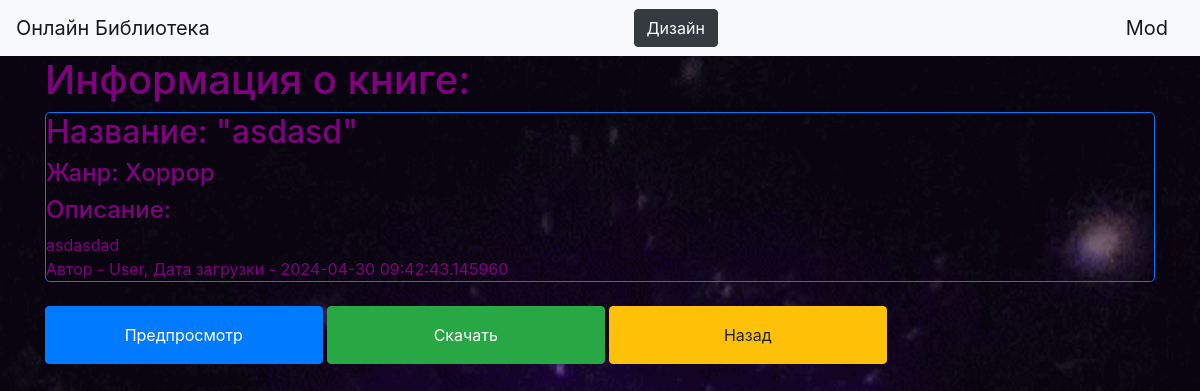
The page /description/4 (signed in) on the database its author committed.
### data/users.py (models this page shows, shortened)
class User(SqlAlchemyBase, UserMixin):
    __tablename__ = 'users'
    id = sqlalchemy.Column(sqlalchemy.Integer,
                           primary_key=True, autoincrement=True)
    name = sqlalchemy.Column(sqlalchemy.String, nullable=True)
    about = sqlalchemy.Column(sqlalchemy.String, nullable=True)
    email = sqlalchemy.Column(sqlalchemy.String,
                              index=True, unique=True, nullable=True)
    hashed_password = sqlalchemy.Column(sqlalchemy.String, nullable=True)
    created_date = sqlalchemy.Column(sqlalchemy.DateTime,
                                     default=datetime.datetime.now)
    moderator = sqlalchemy.Column(sqlalchemy.Boolean, nullable=False, default=False)
    verified = sqlalchemy.Column(sqlalchemy.Boolean, nullable=False, default=False)
    banned = sqlalchemy.Column(sqlalchemy.Boolean, nullable=False, default=False)
    ban_reason = sqlalchemy.Column(sqlalchemy.String, nullable=True, default=None)
    books = orm.relationship("Books", back_populates='user', lazy='subquery')

### data/books.py (models this page shows, shortened)
class Books(SqlAlchemyBase):
    __tablename__ = 'books'
    id = sqlalchemy.Column(sqlalchemy.Integer,
                           primary_key=True, autoincrement=True)
    name = sqlalchemy.Column(sqlalchemy.String, nullable=False)
    description = sqlalchemy.Column(sqlalchemy.String, nullable=True)
    main_genre = sqlalchemy.Column(sqlalchemy.String, nullable=False)
    created_date = sqlalchemy.Column(sqlalchemy.DateTime,
                                     default=datetime.datetime.now)
    under_moderation = sqlalchemy.Column(sqlalchemy.Boolean, default=True)
    user_id = sqlalchemy.Column(sqlalchemy.Integer, sqlalchemy.ForeignKey("users.id"))
    user = orm.relationship('User', lazy='subquery')

### main.py (the view)
@app.route("/description/<int:id>", methods=["GET"])  # Меню с полной информацией о книге
def desc(id):
    if maintenance:
        return render_template('maintenance.html', reason=reason)
    db_sess = db_session.create_session()
    try:
        check = db_sess.query(User).filter(User.id == current_user.id).first()
        if check.banned == True:
            db_sess.expunge_all()
            db_sess.close()
            return render_template("ban_page.html", reason=check.ban_reason)
    except AttributeError:
        pass
    book = db_sess.query(Books).filter(Books.id == id).first()
    if book:
        db_sess.expunge_all()
        db_sess.close()
        return render_template("desc.html", book=book)
    else:
        abort(404)

### data/db_session.py (called while the page is built)
def create_session() -> Session:
    global __factory
    return __factory()

### main.py (called while the page is built)
@login_manager.user_loader
def load_user(user_id):  # Подключение к базе данных
    db_sess = db_session.create_session()
    return db_sess.query(User).get(user_id)

### templates/desc.html (shortened to what this page needs)
{% extends "base.html" %}
{% block content %}
<link rel="stylesheet" type="text/css" href="static/css/text.css">
<h1>Информация о книге:</h1>
<div class="border rounded-lg border-primary">
    <h2>Название: "{{book.name}}"</h2>
    <h4>Жанр: {{book.main_genre}}</h4>
    <div>
        <h4>Описание:</h4>
        {{book.description}}
    </div>
    <div>
        Автор - {{book.user.name}}, Дата загрузки - {{book.created_date}}
    </div>
</div>
<br>
<div>
    <a href="/view/{{ book.id }}" class="btn btn-primary w-25 p-3">Предпросмотр</a>
    <a class="btn btn-success w-25 p-3" href="/download/{{ book.id }}">Скачать</a>
    <a href="/" class="btn btn-warning w-25 p-3">Назад</a>
</div>
{% endblock %}

### templates/base.html (shortened to what this page needs)
<!doctype html>
<html lang="en">
<head>
    <link rel="stylesheet"
          href="https://stackpath.bootstrapcdn.com/bootstrap/4.4.1/css/bootstrap.min.css"
>
    {% if not 'disable_css' in session %}
    <link rel="stylesheet" type="text/css" href="{{ url_for('static', filename='css/text.css') }}">
    {% endif %}
</head>
<body>
<header>
    <nav class="navbar navbar-light bg-light">
        <a class="navbar-brand" href="/">Онлайн Библиотека</a>
        <a href="/disable-css" class="btn btn-dark">Дизайн</a>
        {% if current_user.is_authenticated %}
        {% if mod and current_user.email != 'leon134134@yandex.ru': %}
        <a class="navbar-brand" href="/logout">{{ current_user.name }} (МОДЕР.)</a>
        {% elif current_user.email == "leon134134@yandex.ru" %}
        <a class="navbar-brand" href="/logout">{{ current_user.name }} (АДМИН.)</a>
        {% else %}
        <a class="navbar-brand" href="/logout">{{ current_user.name }}</a>
        {% endif %}
        {% else %}
        <p>
            <a class="btn btn-primary " href="/register">Зарегистрироваться</a>
            <a class="btn btn-success" href="/login">Войти</a>
        </p>
        {% endif %}
    </nav>
</header>
<main role="main" class="container">
    {% block content %}{% endblock %}
</main>
</body>
</html>

### static/css/text.css (style rules this page uses)
h1 { color: purple; }
h2 { color: purple; }
h4 { color: purple; }
div { color: purple; }
body { color: purple; }

### rows shown on the page
User: name "Mod"
Books: name "asdasd", main_genre "Хоррор", description "asdasdad", created_date "2024-04-30 09:42:43.145960"
User: user.name "User"
